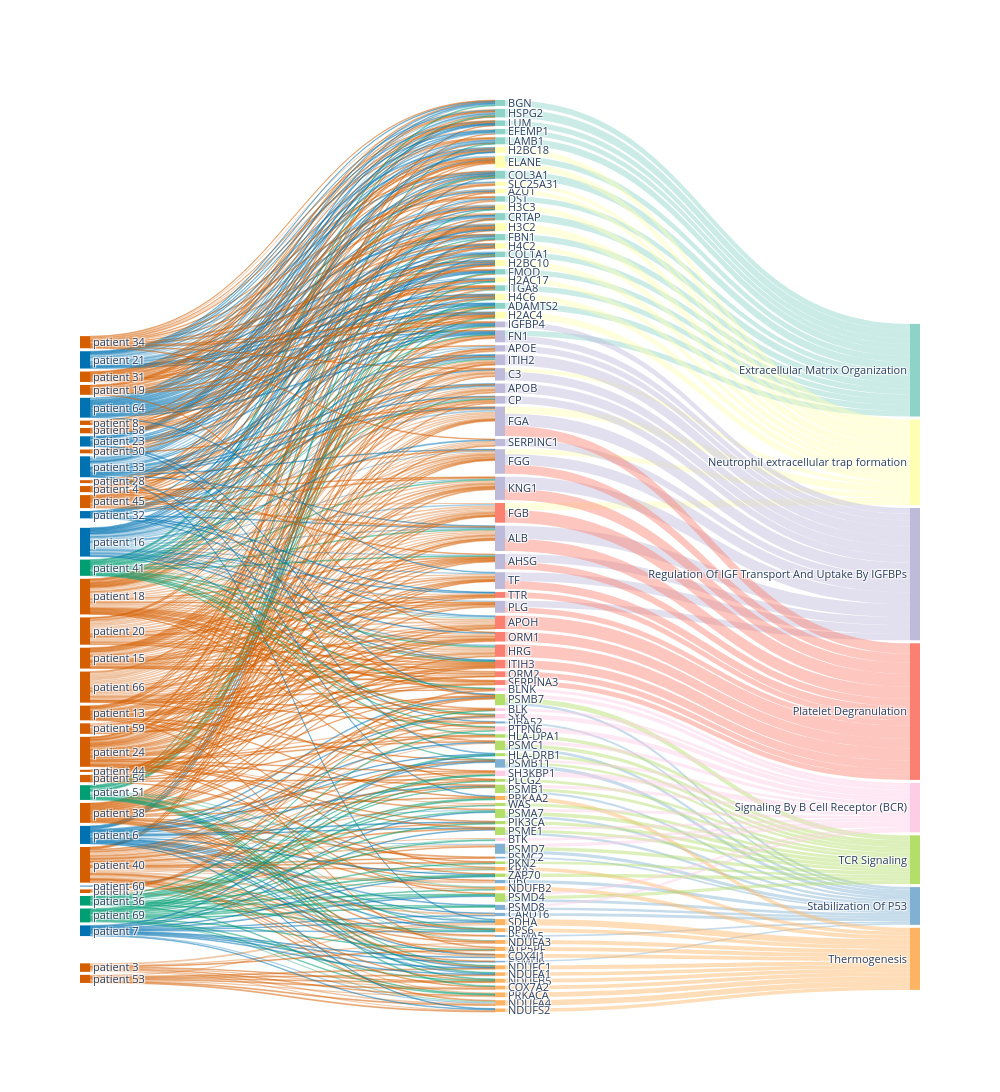

The notebook cell saved with this chart:
### Code cell
# 7. Severity/subtype overlay -- Pancreatic Cancer here is a single batch (Moore et al.) spanning a
# PDAC (malignant) / IPMN (pre-malignant) / Islet Cell Tumor (neuroendocrine) gradient (same batch used
# as the severity-gradient example in 3_disease_scoring.ipynb sec. 8). Phenotype-specific column --
# revisit when generalizing this notebook to other cohorts.
SEVERITY_COL = 'Stage/Condition'
SEVERITY_COLORS = {'PDAC': '#d55e00', 'IPMN': '#0072b2', 'Islet Cell Tumor': '#009e73'}
SEVERITY_ORDER = {'PDAC': 0, 'IPMN': 1, 'Islet Cell Tumor': 2}
severity = sc.read_h5ad(config.H5AD_PATH, backed='r').obs[SEVERITY_COL].reindex(names_c).values
PATH_COLORS = [f'#{"".join(f"{int(c * 255):02x}" for c in plt.get_cmap("Set3")(k)[:3])}' for k in range(len(top_idx))]


def hex_to_rgba(hex_str, a):
    r, g, b = (int(hex_str.lstrip('#')[k:k + 2], 16) for k in (0, 2, 4))
    return f'rgba({r},{g},{b},{a})'


EDGE_Z_MIN = 1.75
MAX_GENES_PER_PATHWAY = 15
HISTONE_FAMILY_CAP = 2  # NETosis genuinely involves histone release, but H2A/H2B/H3/H4 paralogs are
                        # near-duplicates -- cap per family so they don't crowd out other genes

histone_rx = re.compile(r'^(H1|H2A|H2B|H3|H4)')


def gene_family(sym):
    m = histone_rx.match(sym)
    return m.group(1) if m else sym


pathway_gene_edges = {pi: {} for pi in range(len(top_idx))}
for pi, j in enumerate(top_idx):
    members = np.where(M[j])[0]
    pats = np.where(path_sig[:, j])[0]
    if len(pats) == 0 or len(members) == 0:
        continue
    sub = Zu[np.ix_(pats, members)]
    qual = np.abs(sub) >= EDGE_Z_MIN
    gcols_all = np.where(qual.any(axis=0))[0]
    if len(gcols_all) == 0:
        continue
    deg = qual[:, gcols_all].sum(axis=0)
    strength = np.where(qual[:, gcols_all], np.abs(sub[:, gcols_all]), 0).sum(axis=0)
    ranked = gcols_all[np.lexsort((-strength, -deg))]
    gcols, family_count = [], {}
    for gc in ranked:
        fam = gene_family(universe_syms[members[gc]])
        if family_count.get(fam, 0) >= HISTONE_FAMILY_CAP:
            continue
        gcols.append(gc)
        family_count[fam] = family_count.get(fam, 0) + 1
        if len(gcols) == MAX_GENES_PER_PATHWAY:
            break
    for gc in gcols:
        gu = members[gc]
        pathway_gene_edges[pi][gu] = {pats[k]: sub[k, gc] for k in range(len(pats)) if abs(sub[k, gc]) >= EDGE_Z_MIN}

# each displayed gene's primary pathway = the one it contributes most total |Z| to (orders/colors it)
gene_strength = {}
for pi, edges_by_gene in pathway_gene_edges.items():
    for gu, edges in edges_by_gene.items():
        gene_strength.setdefault(gu, {})[pi] = sum(abs(z) for z in edges.values())
gene_primary_pi = {gu: max(d, key=d.get) for gu, d in gene_strength.items()}
displayed_genes = sorted(gene_strength,
                         key=lambda gu: (gene_primary_pi[gu], -gene_strength[gu][gene_primary_pi[gu]]))

# dedupe patient->gene edges (Zu[patient,gene] is a single value shared across every pathway that
# gene happens to sit in) and order patients by severity, then by which genes they connect to
pat_gene_z = {}
for edges_by_gene in pathway_gene_edges.values():
    for gu, edges in edges_by_gene.items():
        for i, z in edges.items():
            pat_gene_z[(i, gu)] = abs(z)
displayed_pats = sorted({i for i, _ in pat_gene_z})
gene_rank = {gu: k for k, gu in enumerate(displayed_genes)}
pat_bary = {}
for i in displayed_pats:
    ws = [z for (ii, gu), z in pat_gene_z.items() if ii == i]
    ys = [gene_rank[gu] for (ii, gu) in pat_gene_z if ii == i]
    pat_bary[i] = np.average(ys, weights=ws) if ws else len(displayed_genes) / 2
displayed_pats.sort(key=lambda i: (SEVERITY_ORDER.get(severity[i], 3), pat_bary[i]))

n_pat_d, n_gene_d, n_path_d = len(displayed_pats), len(displayed_genes), len(top_idx)
pat_pos = {i: k for k, i in enumerate(displayed_pats)}
gene_pos = {gu: k for k, gu in enumerate(displayed_genes)}

node_labels = ([f'patient {i}' for i in displayed_pats] + [universe_syms[gu] for gu in displayed_genes]
              + [strip_reactome_code(terms[j]) for j in top_idx])
node_colors = ([SEVERITY_COLORS.get(severity[i], '#999999') for i in displayed_pats]
              + [PATH_COLORS[gene_primary_pi[gu]] for gu in displayed_genes]
              + PATH_COLORS)

src, tgt, val, link_col = [], [], [], []
for (i, gu), z in pat_gene_z.items():
    src.append(pat_pos[i])
    tgt.append(n_pat_d + gene_pos[gu])
    val.append(z)
    link_col.append(hex_to_rgba(SEVERITY_COLORS.get(severity[i], '#999999'), 0.35))
for pi, edges_by_gene in pathway_gene_edges.items():
    for gu, edges in edges_by_gene.items():
        src.append(n_pat_d + gene_pos[gu])
        tgt.append(n_pat_d + n_gene_d + pi)
        val.append(sum(abs(z) for z in edges.values()))
        link_col.append(hex_to_rgba(PATH_COLORS[pi], 0.45))

fig = go.Figure(go.Sankey(
    arrangement='snap',
    node=dict(label=node_labels, color=node_colors, pad=3, thickness=10, line=dict(width=0)),
    link=dict(source=src, target=tgt, value=val, color=link_col),
))
fig.update_layout(width=1000, height=max(900, (n_pat_d + n_gene_d) * 12), font_size=11)

# plotly.js hardcodes a white text-shadow halo on Sankey node labels (not exposable via any trace/
# layout attribute) -- render to SVG, strip the inline text-shadow style, then rasterize with cairosvg
svg = fig.to_image(format='svg').decode('utf-8')
svg = re.sub(r'text-shadow:[^;"]*;', '', svg)
import cairosvg
cairosvg.svg2png(bytestring=svg.encode('utf-8'),
                 write_to=str(PFDIR / f'{PHENOTYPE.replace(" ", "_")}_pathway_convergence_sankey.png'), scale=2)
fig.show()

### Figure 1 — Plotly figure (JSON) as saved in the notebook; plotly's stock layout.template omitted (floating-point values rounded to 4 significant figures; data arrays with more than 128 entries replaced by an {"elided": "..."} marker saying what was removed)
{"data": [{"arrangement": "snap", "link": {"color": {"elided": "696 str values"}, "source": {"elided": "696 int values"}, "target": {"elided": "696 int values"}, "value": {"elided": "696 float values"}}, "node": {"color": {"elided": "134 str values"}, "label": {"elided": "134 str values"}, "line": {"width": 0}, "pad": 3, "thickness": 10}, "type": "sankey"}], "layout": {"font": {"size": 11}, "height": 1512, "width": 1000}}
